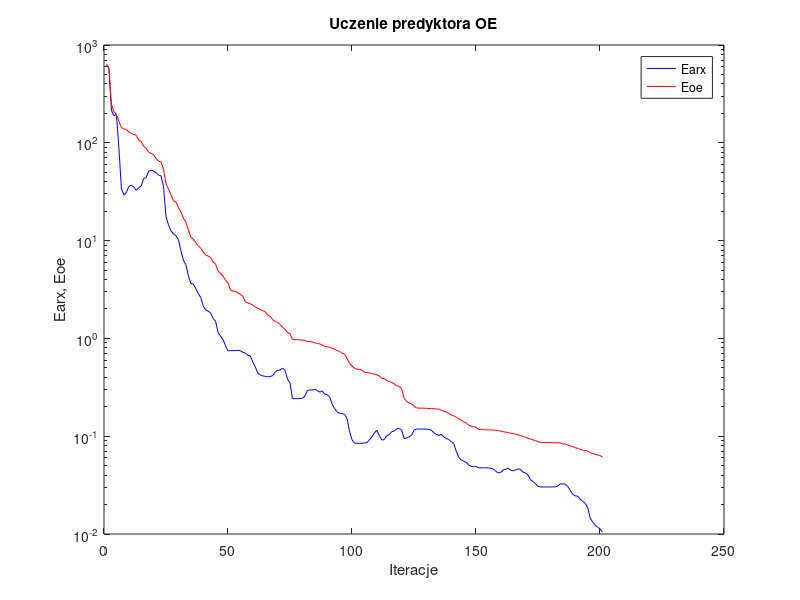
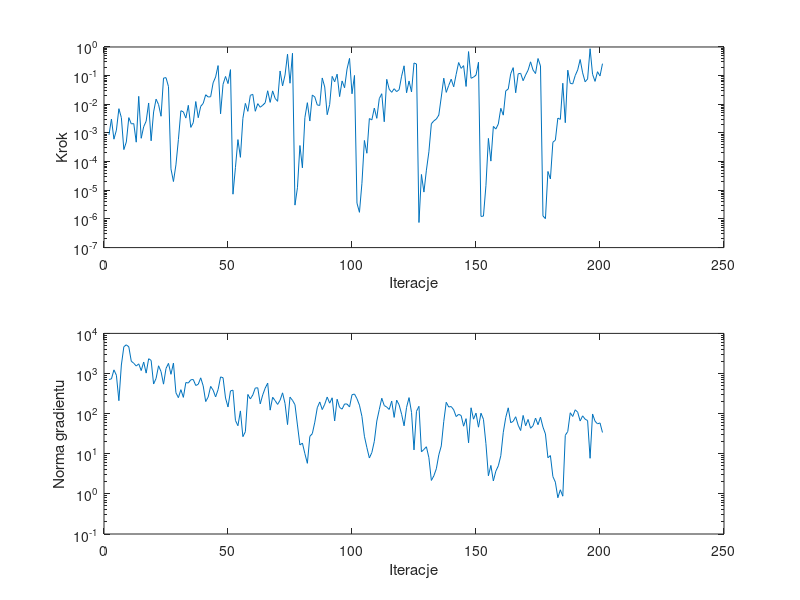

Write MATLAB code to recreate these figures, in order.
%uczenie predyktora oe
clear all;
n=0; farx(n+1)=6.308296e+002; foe(n+1)=6.248839e+002; wspucz(n+1)=0.000000e+000; ng(n+1)=0.000000e+000;
%odnowa zmiennej metryki
n=1; farx(n+1)=5.774898e+002; foe(n+1)=5.820845e+002; krok(n+1)=8.566255e-004; ng(n+1)=7.098093e+002;
n=2; farx(n+1)=2.148289e+002; foe(n+1)=2.461157e+002; krok(n+1)=3.065383e-003; ng(n+1)=7.349584e+002;
n=3; farx(n+1)=1.894594e+002; foe(n+1)=2.077040e+002; krok(n+1)=6.064990e-004; ng(n+1)=1.233616e+003;
n=4; farx(n+1)=1.945612e+002; foe(n+1)=1.946164e+002; krok(n+1)=1.255562e-003; ng(n+1)=9.056178e+002;
n=5; farx(n+1)=8.951008e+001; foe(n+1)=1.668000e+002; krok(n+1)=7.032104e-003; ng(n+1)=2.103765e+002;
n=6; farx(n+1)=3.446159e+001; foe(n+1)=1.434879e+002; krok(n+1)=3.427028e-003; ng(n+1)=1.629437e+003;
n=7; farx(n+1)=2.924173e+001; foe(n+1)=1.382347e+002; krok(n+1)=2.630324e-004; ng(n+1)=4.648108e+003;
n=8; farx(n+1)=3.102284e+001; foe(n+1)=1.374101e+002; krok(n+1)=4.850121e-004; ng(n+1)=5.192568e+003;
n=9; farx(n+1)=3.563337e+001; foe(n+1)=1.290775e+002; krok(n+1)=3.427028e-003; ng(n+1)=4.629617e+003;
n=10; farx(n+1)=3.698202e+001; foe(n+1)=1.246112e+002; krok(n+1)=2.075244e-003; ng(n+1)=2.027325e+003;
n=11; farx(n+1)=3.537935e+001; foe(n+1)=1.218426e+002; krok(n+1)=2.117795e-003; ng(n+1)=1.798874e+003;
n=12; farx(n+1)=3.269685e+001; foe(n+1)=1.192316e+002; krok(n+1)=4.770094e-004; ng(n+1)=1.537195e+003;
n=13; farx(n+1)=3.470746e+001; foe(n+1)=1.063543e+002; krok(n+1)=1.895365e-002; ng(n+1)=1.742434e+003;
n=14; farx(n+1)=3.618344e+001; foe(n+1)=1.036943e+002; krok(n+1)=6.518015e-004; ng(n+1)=1.184674e+003;
n=15; farx(n+1)=4.312530e+001; foe(n+1)=9.194715e+001; krok(n+1)=1.651654e-003; ng(n+1)=1.934885e+003;
n=16; farx(n+1)=4.389019e+001; foe(n+1)=8.797915e+001; krok(n+1)=2.583925e-003; ng(n+1)=1.023675e+003;
n=17; farx(n+1)=5.133806e+001; foe(n+1)=8.000471e+001; krok(n+1)=1.111520e-002; ng(n+1)=2.335759e+003;
n=18; farx(n+1)=5.258302e+001; foe(n+1)=7.797852e+001; krok(n+1)=5.326130e-004; ng(n+1)=2.125797e+003;
n=19; farx(n+1)=5.156273e+001; foe(n+1)=7.539036e+001; krok(n+1)=5.402185e-003; ng(n+1)=5.469173e+002;
n=20; farx(n+1)=4.937548e+001; foe(n+1)=6.908798e+001; krok(n+1)=1.511435e-002; ng(n+1)=7.566260e+002;
n=21; farx(n+1)=4.677646e+001; foe(n+1)=6.479375e+001; krok(n+1)=9.802103e-003; ng(n+1)=1.558977e+003;
n=22; farx(n+1)=4.585066e+001; foe(n+1)=6.368036e+001; krok(n+1)=3.830473e-003; ng(n+1)=1.113949e+003;
n=23; farx(n+1)=3.559297e+001; foe(n+1)=5.363675e+001; krok(n+1)=8.205256e-002; ng(n+1)=5.433532e+002;
n=24; farx(n+1)=1.757465e+001; foe(n+1)=3.791013e+001; krok(n+1)=8.512166e-002; ng(n+1)=1.334859e+003;
n=25; farx(n+1)=1.450163e+001; foe(n+1)=3.380317e+001; krok(n+1)=4.138946e-002; ng(n+1)=1.791255e+003;
%odnowa zmiennej metryki
n=26; farx(n+1)=1.261475e+001; foe(n+1)=2.945000e+001; krok(n+1)=5.595815e-005; ng(n+1)=9.560883e+002;
n=27; farx(n+1)=1.172145e+001; foe(n+1)=2.547367e+001; krok(n+1)=2.018691e-005; ng(n+1)=1.818504e+003;
n=28; farx(n+1)=1.124028e+001; foe(n+1)=2.478611e+001; krok(n+1)=7.680072e-005; ng(n+1)=3.314433e+002;
n=29; farx(n+1)=1.019255e+001; foe(n+1)=2.188549e+001; krok(n+1)=5.871034e-004; ng(n+1)=2.502318e+002;
n=30; farx(n+1)=7.892519e+000; foe(n+1)=1.965072e+001; krok(n+1)=5.967857e-003; ng(n+1)=3.959174e+002;
n=31; farx(n+1)=6.303303e+000; foe(n+1)=1.697845e+001; krok(n+1)=5.445782e-003; ng(n+1)=2.544573e+002;
n=32; farx(n+1)=5.689718e+000; foe(n+1)=1.544606e+001; krok(n+1)=3.303309e-003; ng(n+1)=5.968325e+002;
n=33; farx(n+1)=4.388892e+000; foe(n+1)=1.295248e+001; krok(n+1)=9.210884e-003; ng(n+1)=5.798998e+002;
n=34; farx(n+1)=3.653968e+000; foe(n+1)=1.079293e+001; krok(n+1)=1.564230e-003; ng(n+1)=6.969577e+002;
n=35; farx(n+1)=3.588642e+000; foe(n+1)=1.038684e+001; krok(n+1)=2.293768e-003; ng(n+1)=7.081296e+002;
n=36; farx(n+1)=3.225374e+000; foe(n+1)=9.506376e+000; krok(n+1)=1.248857e-002; ng(n+1)=5.026396e+002;
n=37; farx(n+1)=2.871096e+000; foe(n+1)=8.854485e+000; krok(n+1)=3.411474e-003; ng(n+1)=5.398152e+002;
n=38; farx(n+1)=2.626638e+000; foe(n+1)=8.367906e+000; krok(n+1)=8.518466e-003; ng(n+1)=7.807478e+002;
n=39; farx(n+1)=2.151297e+000; foe(n+1)=7.642681e+000; krok(n+1)=1.073668e-002; ng(n+1)=4.905758e+002;
n=40; farx(n+1)=1.953353e+000; foe(n+1)=7.102900e+000; krok(n+1)=2.152696e-002; ng(n+1)=2.001295e+002;
n=41; farx(n+1)=1.899811e+000; foe(n+1)=6.950249e+000; krok(n+1)=1.799391e-002; ng(n+1)=2.591150e+002;
n=42; farx(n+1)=1.819603e+000; foe(n+1)=6.748562e+000; krok(n+1)=1.835014e-002; ng(n+1)=4.773369e+002;
n=43; farx(n+1)=1.601821e+000; foe(n+1)=6.046515e+000; krok(n+1)=5.625683e-002; ng(n+1)=3.851517e+002;
n=44; farx(n+1)=1.496574e+000; foe(n+1)=5.741519e+000; krok(n+1)=8.973423e-002; ng(n+1)=2.608772e+002;
n=45; farx(n+1)=1.148516e+000; foe(n+1)=4.885964e+000; krok(n+1)=2.242518e-001; ng(n+1)=3.973195e+002;
n=46; farx(n+1)=1.052098e+000; foe(n+1)=4.625586e+000; krok(n+1)=4.658555e-003; ng(n+1)=8.234960e+002;
n=47; farx(n+1)=9.715900e-001; foe(n+1)=4.333233e+000; krok(n+1)=4.973429e-002; ng(n+1)=7.845970e+002;
n=48; farx(n+1)=8.405414e-001; foe(n+1)=3.930111e+000; krok(n+1)=9.363811e-002; ng(n+1)=2.451540e+002;
n=49; farx(n+1)=7.456867e-001; foe(n+1)=3.689501e+000; krok(n+1)=5.285294e-002; ng(n+1)=1.467068e+002;
n=50; farx(n+1)=7.540766e-001; foe(n+1)=3.114681e+000; krok(n+1)=1.620110e-001; ng(n+1)=3.684513e+002;
%odnowa zmiennej metryki
n=51; farx(n+1)=7.509948e-001; foe(n+1)=3.041796e+000; krok(n+1)=7.303802e-006; ng(n+1)=3.853659e+002;
n=52; farx(n+1)=7.492363e-001; foe(n+1)=3.026830e+000; krok(n+1)=6.234382e-005; ng(n+1)=6.768164e+001;
n=53; farx(n+1)=7.559257e-001; foe(n+1)=2.928114e+000; krok(n+1)=5.866231e-004; ng(n+1)=4.998072e+001;
n=54; farx(n+1)=7.474007e-001; foe(n+1)=2.814945e+000; krok(n+1)=1.410971e-004; ng(n+1)=1.169322e+002;
n=55; farx(n+1)=7.208984e-001; foe(n+1)=2.699155e+000; krok(n+1)=3.225080e-003; ng(n+1)=2.667260e+001;
n=56; farx(n+1)=7.084863e-001; foe(n+1)=2.355026e+000; krok(n+1)=1.076348e-002; ng(n+1)=3.547292e+001;
n=57; farx(n+1)=6.740195e-001; foe(n+1)=2.300160e+000; krok(n+1)=5.680993e-003; ng(n+1)=3.008834e+002;
n=58; farx(n+1)=6.608164e-001; foe(n+1)=2.265587e+000; krok(n+1)=2.054980e-002; ng(n+1)=2.321297e+002;
n=59; farx(n+1)=5.745655e-001; foe(n+1)=2.177430e+000; krok(n+1)=2.223039e-002; ng(n+1)=2.924999e+002;
n=60; farx(n+1)=5.114645e-001; foe(n+1)=2.103934e+000; krok(n+1)=5.711090e-003; ng(n+1)=4.357429e+002;
n=61; farx(n+1)=4.444469e-001; foe(n+1)=2.024986e+000; krok(n+1)=1.053841e-002; ng(n+1)=4.407022e+002;
n=62; farx(n+1)=4.235707e-001; foe(n+1)=1.968589e+000; krok(n+1)=7.883344e-003; ng(n+1)=1.747481e+002;
n=63; farx(n+1)=4.138016e-001; foe(n+1)=1.919613e+000; krok(n+1)=9.258382e-003; ng(n+1)=2.935764e+002;
n=64; farx(n+1)=4.091666e-001; foe(n+1)=1.877434e+000; krok(n+1)=1.129495e-002; ng(n+1)=4.326941e+002;
n=65; farx(n+1)=4.052978e-001; foe(n+1)=1.729257e+000; krok(n+1)=2.967304e-002; ng(n+1)=5.754816e+002;
n=66; farx(n+1)=4.065651e-001; foe(n+1)=1.685297e+000; krok(n+1)=1.165911e-002; ng(n+1)=1.222294e+002;
n=67; farx(n+1)=4.170112e-001; foe(n+1)=1.562155e+000; krok(n+1)=2.936823e-002; ng(n+1)=2.561912e+002;
n=68; farx(n+1)=4.522133e-001; foe(n+1)=1.481688e+000; krok(n+1)=1.610734e-002; ng(n+1)=2.110051e+002;
n=69; farx(n+1)=4.720983e-001; foe(n+1)=1.463661e+000; krok(n+1)=1.269968e-002; ng(n+1)=1.697776e+002;
n=70; farx(n+1)=4.744319e-001; foe(n+1)=1.386828e+000; krok(n+1)=1.453256e-001; ng(n+1)=2.158519e+002;
n=71; farx(n+1)=4.973689e-001; foe(n+1)=1.296298e+000; krok(n+1)=4.388300e-002; ng(n+1)=3.299931e+002;
n=72; farx(n+1)=4.713550e-001; foe(n+1)=1.240918e+000; krok(n+1)=1.057059e-001; ng(n+1)=1.787887e+002;
n=73; farx(n+1)=3.818625e-001; foe(n+1)=1.146438e+000; krok(n+1)=5.600723e-001; ng(n+1)=5.333073e+001;
n=74; farx(n+1)=3.504834e-001; foe(n+1)=1.119569e+000; krok(n+1)=5.440189e-002; ng(n+1)=2.581188e+002;
n=75; farx(n+1)=2.422213e-001; foe(n+1)=9.760442e-001; krok(n+1)=6.034212e-001; ng(n+1)=2.147920e+002;
%odnowa zmiennej metryki
n=76; farx(n+1)=2.421765e-001; foe(n+1)=9.714860e-001; krok(n+1)=3.035143e-006; ng(n+1)=1.671931e+002;
n=77; farx(n+1)=2.420912e-001; foe(n+1)=9.698696e-001; krok(n+1)=1.226836e-005; ng(n+1)=5.216565e+001;
n=78; farx(n+1)=2.430058e-001; foe(n+1)=9.649122e-001; krok(n+1)=3.643336e-004; ng(n+1)=1.653571e+001;
n=79; farx(n+1)=2.437621e-001; foe(n+1)=9.637009e-001; krok(n+1)=6.078783e-005; ng(n+1)=1.845263e+001;
n=80; farx(n+1)=2.570483e-001; foe(n+1)=9.468581e-001; krok(n+1)=3.427028e-003; ng(n+1)=1.006147e+001;
n=81; farx(n+1)=2.927537e-001; foe(n+1)=9.306920e-001; krok(n+1)=1.138980e-002; ng(n+1)=5.776444e+000;
n=82; farx(n+1)=2.975426e-001; foe(n+1)=9.279520e-001; krok(n+1)=2.607264e-003; ng(n+1)=2.711549e+001;
n=83; farx(n+1)=2.961542e-001; foe(n+1)=9.194003e-001; krok(n+1)=2.113198e-002; ng(n+1)=3.170964e+001;
n=84; farx(n+1)=3.027683e-001; foe(n+1)=9.006087e-001; krok(n+1)=1.797739e-002; ng(n+1)=6.132174e+001;
n=85; farx(n+1)=2.920050e-001; foe(n+1)=8.870595e-001; krok(n+1)=9.466059e-003; ng(n+1)=1.402614e+002;
n=86; farx(n+1)=2.822232e-001; foe(n+1)=8.796497e-001; krok(n+1)=9.127324e-003; ng(n+1)=1.956811e+002;
n=87; farx(n+1)=2.902777e-001; foe(n+1)=8.554431e-001; krok(n+1)=8.298877e-002; ng(n+1)=1.261945e+002;
n=88; farx(n+1)=2.694716e-001; foe(n+1)=8.318892e-001; krok(n+1)=4.028924e-002; ng(n+1)=1.714291e+002;
n=89; farx(n+1)=2.664614e-001; foe(n+1)=8.194669e-001; krok(n+1)=4.336062e-003; ng(n+1)=2.592316e+002;
n=90; farx(n+1)=2.519202e-001; foe(n+1)=8.136537e-001; krok(n+1)=9.907068e-003; ng(n+1)=1.824703e+002;
n=91; farx(n+1)=2.130835e-001; foe(n+1)=7.902529e-001; krok(n+1)=9.431389e-002; ng(n+1)=2.482286e+002;
n=92; farx(n+1)=1.916640e-001; foe(n+1)=7.747594e-001; krok(n+1)=6.101054e-002; ng(n+1)=6.578824e+001;
n=93; farx(n+1)=1.769726e-001; foe(n+1)=7.520400e-001; krok(n+1)=1.125137e-001; ng(n+1)=2.285623e+002;
n=94; farx(n+1)=1.715185e-001; foe(n+1)=7.353781e-001; krok(n+1)=1.859958e-002; ng(n+1)=1.427840e+002;
n=95; farx(n+1)=1.703843e-001; foe(n+1)=7.048564e-001; krok(n+1)=6.533169e-002; ng(n+1)=1.293824e+002;
n=96; farx(n+1)=1.675460e-001; foe(n+1)=6.885757e-001; krok(n+1)=3.778964e-002; ng(n+1)=1.741155e+002;
n=97; farx(n+1)=1.511489e-001; foe(n+1)=6.243417e-001; krok(n+1)=1.702433e-001; ng(n+1)=1.736106e+002;
n=98; farx(n+1)=1.125365e-001; foe(n+1)=5.523161e-001; krok(n+1)=4.003408e-001; ng(n+1)=1.464798e+002;
n=99; farx(n+1)=9.209456e-002; foe(n+1)=5.228905e-001; krok(n+1)=2.327615e-002; ng(n+1)=2.957332e+002;
n=100; farx(n+1)=8.489148e-002; foe(n+1)=4.947424e-001; krok(n+1)=1.016482e-001; ng(n+1)=3.081254e+002;
%odnowa zmiennej metryki
n=101; farx(n+1)=8.451636e-002; foe(n+1)=4.841114e-001; krok(n+1)=3.566522e-006; ng(n+1)=2.353463e+002;
n=102; farx(n+1)=8.448110e-002; foe(n+1)=4.809949e-001; krok(n+1)=1.702097e-006; ng(n+1)=1.628413e+002;
n=103; farx(n+1)=8.457933e-002; foe(n+1)=4.742202e-001; krok(n+1)=1.755604e-005; ng(n+1)=8.549446e+001;
n=104; farx(n+1)=8.548055e-002; foe(n+1)=4.510379e-001; krok(n+1)=5.469456e-004; ng(n+1)=2.730439e+001;
n=105; farx(n+1)=8.586806e-002; foe(n+1)=4.488922e-001; krok(n+1)=1.959760e-004; ng(n+1)=1.424783e+001;
n=106; farx(n+1)=9.157407e-002; foe(n+1)=4.430403e-001; krok(n+1)=3.185728e-003; ng(n+1)=7.841137e+000;
n=107; farx(n+1)=9.803328e-002; foe(n+1)=4.377972e-001; krok(n+1)=2.855545e-003; ng(n+1)=1.072003e+001;
n=108; farx(n+1)=1.080307e-001; foe(n+1)=4.309025e-001; krok(n+1)=7.385876e-003; ng(n+1)=2.044610e+001;
n=109; farx(n+1)=1.150456e-001; foe(n+1)=4.249562e-001; krok(n+1)=3.242576e-003; ng(n+1)=6.530891e+001;
n=110; farx(n+1)=1.021019e-001; foe(n+1)=4.125052e-001; krok(n+1)=1.576846e-002; ng(n+1)=1.264277e+002;
n=111; farx(n+1)=9.153756e-002; foe(n+1)=3.929795e-001; krok(n+1)=2.340953e-002; ng(n+1)=2.419923e+002;
n=112; farx(n+1)=9.224827e-002; foe(n+1)=3.883622e-001; krok(n+1)=2.463242e-003; ng(n+1)=1.593047e+002;
n=113; farx(n+1)=1.010592e-001; foe(n+1)=3.705605e-001; krok(n+1)=7.437068e-002; ng(n+1)=1.457625e+002;
n=114; farx(n+1)=1.040022e-001; foe(n+1)=3.617346e-001; krok(n+1)=3.353295e-002; ng(n+1)=1.271960e+002;
n=115; farx(n+1)=1.110430e-001; foe(n+1)=3.553277e-001; krok(n+1)=2.618049e-002; ng(n+1)=2.059742e+002;
n=116; farx(n+1)=1.130056e-001; foe(n+1)=3.436056e-001; krok(n+1)=3.497807e-002; ng(n+1)=8.060322e+001;
n=117; farx(n+1)=1.191825e-001; foe(n+1)=3.278658e-001; krok(n+1)=2.768235e-002; ng(n+1)=2.169917e+002;
n=118; farx(n+1)=1.199390e-001; foe(n+1)=3.225007e-001; krok(n+1)=3.229291e-002; ng(n+1)=1.652557e+002;
n=119; farx(n+1)=1.162636e-001; foe(n+1)=3.075182e-001; krok(n+1)=9.563284e-002; ng(n+1)=9.669840e+001;
n=120; farx(n+1)=9.493768e-002; foe(n+1)=2.440662e-001; krok(n+1)=2.203117e-001; ng(n+1)=4.968688e+001;
n=121; farx(n+1)=9.569751e-002; foe(n+1)=2.269974e-001; krok(n+1)=2.527804e-002; ng(n+1)=1.433426e+002;
n=122; farx(n+1)=9.870059e-002; foe(n+1)=2.180670e-001; krok(n+1)=6.504518e-002; ng(n+1)=2.509054e+002;
n=123; farx(n+1)=1.022914e-001; foe(n+1)=2.151213e-001; krok(n+1)=2.698544e-002; ng(n+1)=1.073450e+002;
n=124; farx(n+1)=1.149805e-001; foe(n+1)=2.019317e-001; krok(n+1)=2.762929e-001; ng(n+1)=1.248218e+001;
n=125; farx(n+1)=1.184395e-001; foe(n+1)=1.949782e-001; krok(n+1)=2.554195e-001; ng(n+1)=1.144562e+002;
%odnowa zmiennej metryki
n=126; farx(n+1)=1.184497e-001; foe(n+1)=1.937928e-001; krok(n+1)=7.507319e-007; ng(n+1)=1.521632e+002;
n=127; farx(n+1)=1.183347e-001; foe(n+1)=1.935368e-001; krok(n+1)=3.565361e-005; ng(n+1)=1.118649e+001;
n=128; farx(n+1)=1.182874e-001; foe(n+1)=1.934428e-001; krok(n+1)=8.648025e-006; ng(n+1)=1.281703e+001;
n=129; farx(n+1)=1.179972e-001; foe(n+1)=1.926793e-001; krok(n+1)=5.039187e-005; ng(n+1)=1.494359e+001;
n=130; farx(n+1)=1.174790e-001; foe(n+1)=1.920854e-001; krok(n+1)=2.196646e-004; ng(n+1)=7.998136e+000;
n=131; farx(n+1)=1.153307e-001; foe(n+1)=1.916446e-001; krok(n+1)=2.095809e-003; ng(n+1)=2.161499e+000;
n=132; farx(n+1)=1.083913e-001; foe(n+1)=1.906389e-001; krok(n+1)=2.641497e-003; ng(n+1)=2.823434e+000;
n=133; farx(n+1)=1.041228e-001; foe(n+1)=1.898732e-001; krok(n+1)=3.059399e-003; ng(n+1)=4.220548e+000;
n=134; farx(n+1)=1.018569e-001; foe(n+1)=1.890904e-001; krok(n+1)=4.201739e-003; ng(n+1)=9.369719e+000;
n=135; farx(n+1)=1.046108e-001; foe(n+1)=1.846298e-001; krok(n+1)=1.799391e-002; ng(n+1)=1.568738e+001;
n=136; farx(n+1)=9.815234e-002; foe(n+1)=1.801327e-001; krok(n+1)=8.155575e-002; ng(n+1)=6.408923e+001;
n=137; farx(n+1)=9.466089e-002; foe(n+1)=1.769861e-001; krok(n+1)=2.606636e-002; ng(n+1)=1.921643e+002;
n=138; farx(n+1)=9.268156e-002; foe(n+1)=1.710582e-001; krok(n+1)=4.568872e-002; ng(n+1)=1.463706e+002;
n=139; farx(n+1)=8.773982e-002; foe(n+1)=1.646608e-001; krok(n+1)=7.527621e-002; ng(n+1)=1.502393e+002;
n=140; farx(n+1)=8.442833e-002; foe(n+1)=1.622416e-001; krok(n+1)=4.076532e-002; ng(n+1)=1.246367e+002;
n=141; farx(n+1)=7.054975e-002; foe(n+1)=1.562419e-001; krok(n+1)=1.107294e-001; ng(n+1)=8.446606e+001;
n=142; farx(n+1)=6.107900e-002; foe(n+1)=1.505829e-001; krok(n+1)=2.868466e-001; ng(n+1)=9.607718e+001;
n=143; farx(n+1)=5.722013e-002; foe(n+1)=1.462954e-001; krok(n+1)=1.794664e-001; ng(n+1)=8.997395e+001;
n=144; farx(n+1)=5.539573e-002; foe(n+1)=1.402570e-001; krok(n+1)=2.233908e-001; ng(n+1)=4.864076e+001;
n=145; farx(n+1)=5.417501e-002; foe(n+1)=1.376584e-001; krok(n+1)=4.194258e-002; ng(n+1)=7.500966e+001;
n=146; farx(n+1)=5.081281e-002; foe(n+1)=1.293509e-001; krok(n+1)=6.912919e-001; ng(n+1)=1.873320e+001;
n=147; farx(n+1)=4.925957e-002; foe(n+1)=1.270691e-001; krok(n+1)=8.100548e-002; ng(n+1)=1.399443e+002;
n=148; farx(n+1)=4.876328e-002; foe(n+1)=1.250957e-001; krok(n+1)=8.877087e-002; ng(n+1)=7.282179e+001;
n=149; farx(n+1)=4.902340e-002; foe(n+1)=1.231232e-001; krok(n+1)=1.044603e-001; ng(n+1)=1.030148e+002;
n=150; farx(n+1)=4.748990e-002; foe(n+1)=1.177329e-001; krok(n+1)=2.936023e-001; ng(n+1)=4.594230e+001;
%odnowa zmiennej metryki
n=151; farx(n+1)=4.748471e-002; foe(n+1)=1.169719e-001; krok(n+1)=1.226091e-006; ng(n+1)=1.025971e+002;
n=152; farx(n+1)=4.749204e-002; foe(n+1)=1.165679e-001; krok(n+1)=1.254440e-006; ng(n+1)=7.234752e+001;
n=153; farx(n+1)=4.752689e-002; foe(n+1)=1.163137e-001; krok(n+1)=1.438760e-005; ng(n+1)=1.788133e+001;
n=154; farx(n+1)=4.724821e-002; foe(n+1)=1.160272e-001; krok(n+1)=6.459813e-004; ng(n+1)=2.823566e+000;
n=155; farx(n+1)=4.709967e-002; foe(n+1)=1.159001e-001; krok(n+1)=1.042068e-004; ng(n+1)=5.121996e+000;
n=156; farx(n+1)=4.620844e-002; foe(n+1)=1.156210e-001; krok(n+1)=1.695208e-003; ng(n+1)=2.103043e+000;
n=157; farx(n+1)=4.367322e-002; foe(n+1)=1.148040e-001; krok(n+1)=1.369522e-003; ng(n+1)=3.688067e+000;
n=158; farx(n+1)=4.218434e-002; foe(n+1)=1.140700e-001; krok(n+1)=2.059282e-003; ng(n+1)=5.008584e+000;
n=159; farx(n+1)=4.268775e-002; foe(n+1)=1.125633e-001; krok(n+1)=7.251821e-003; ng(n+1)=8.925913e+000;
n=160; farx(n+1)=4.539505e-002; foe(n+1)=1.110244e-001; krok(n+1)=4.184278e-003; ng(n+1)=3.420250e+001;
n=161; farx(n+1)=4.590038e-002; foe(n+1)=1.101646e-001; krok(n+1)=2.946581e-002; ng(n+1)=8.064831e+001;
n=162; farx(n+1)=4.717105e-002; foe(n+1)=1.086566e-001; krok(n+1)=3.407387e-002; ng(n+1)=1.395674e+002;
n=163; farx(n+1)=4.468567e-002; foe(n+1)=1.072589e-001; krok(n+1)=1.174729e-001; ng(n+1)=5.929620e+001;
n=164; farx(n+1)=4.443359e-002; foe(n+1)=1.058826e-001; krok(n+1)=1.902702e-001; ng(n+1)=6.457593e+001;
n=165; farx(n+1)=4.514307e-002; foe(n+1)=1.052957e-001; krok(n+1)=2.527804e-002; ng(n+1)=8.370905e+001;
n=166; farx(n+1)=4.635544e-002; foe(n+1)=1.033599e-001; krok(n+1)=1.158784e-001; ng(n+1)=5.156012e+001;
n=167; farx(n+1)=4.563280e-002; foe(n+1)=1.014894e-001; krok(n+1)=1.204927e-001; ng(n+1)=3.790470e+001;
n=168; farx(n+1)=4.290437e-002; foe(n+1)=9.887338e-002; krok(n+1)=6.659180e-002; ng(n+1)=9.023001e+001;
n=169; farx(n+1)=4.217251e-002; foe(n+1)=9.775349e-002; krok(n+1)=1.047220e-001; ng(n+1)=4.979169e+001;
n=170; farx(n+1)=4.008680e-002; foe(n+1)=9.518774e-002; krok(n+1)=1.550419e-001; ng(n+1)=7.160374e+001;
n=171; farx(n+1)=3.577162e-002; foe(n+1)=9.342833e-002; krok(n+1)=3.035583e-001; ng(n+1)=4.322562e+001;
n=172; farx(n+1)=3.442356e-002; foe(n+1)=9.165850e-002; krok(n+1)=1.565452e-001; ng(n+1)=4.994078e+001;
n=173; farx(n+1)=3.267068e-002; foe(n+1)=8.975836e-002; krok(n+1)=1.185480e-001; ng(n+1)=7.755703e+001;
n=174; farx(n+1)=3.070569e-002; foe(n+1)=8.806603e-002; krok(n+1)=3.963116e-001; ng(n+1)=5.302241e+001;
n=175; farx(n+1)=3.025754e-002; foe(n+1)=8.651388e-002; krok(n+1)=2.176811e-001; ng(n+1)=8.163322e+001;
%odnowa zmiennej metryki
n=176; farx(n+1)=3.025858e-002; foe(n+1)=8.635544e-002; krok(n+1)=1.270519e-006; ng(n+1)=4.621756e+001;
n=177; farx(n+1)=3.025537e-002; foe(n+1)=8.628367e-002; krok(n+1)=1.023344e-006; ng(n+1)=3.114978e+001;
n=178; farx(n+1)=3.024354e-002; foe(n+1)=8.611194e-002; krok(n+1)=4.532526e-005; ng(n+1)=7.957241e+000;
n=179; farx(n+1)=3.026415e-002; foe(n+1)=8.601835e-002; krok(n+1)=2.481646e-005; ng(n+1)=9.013805e+000;
n=180; farx(n+1)=3.029711e-002; foe(n+1)=8.583413e-002; krok(n+1)=4.753845e-004; ng(n+1)=2.705427e+000;
n=181; farx(n+1)=3.040627e-002; foe(n+1)=8.573240e-002; krok(n+1)=5.602042e-004; ng(n+1)=1.961605e+000;
n=182; farx(n+1)=3.094976e-002; foe(n+1)=8.563136e-002; krok(n+1)=3.303815e-003; ng(n+1)=8.010085e-001;
n=183; farx(n+1)=3.258763e-002; foe(n+1)=8.538293e-002; krok(n+1)=2.983603e-003; ng(n+1)=1.265556e+000;
n=184; farx(n+1)=3.245881e-002; foe(n+1)=8.344750e-002; krok(n+1)=5.440189e-002; ng(n+1)=8.762222e-001;
n=185; farx(n+1)=3.237431e-002; foe(n+1)=8.320198e-002; krok(n+1)=2.282102e-003; ng(n+1)=2.886837e+001;
n=186; farx(n+1)=3.057216e-002; foe(n+1)=8.150804e-002; krok(n+1)=1.551821e-001; ng(n+1)=3.589066e+001;
n=187; farx(n+1)=2.801200e-002; foe(n+1)=7.966867e-002; krok(n+1)=5.387784e-002; ng(n+1)=1.051792e+002;
n=188; farx(n+1)=2.541962e-002; foe(n+1)=7.839424e-002; krok(n+1)=5.160128e-002; ng(n+1)=8.493293e+001;
n=189; farx(n+1)=2.456606e-002; foe(n+1)=7.623882e-002; krok(n+1)=1.003991e-001; ng(n+1)=1.246626e+002;
n=190; farx(n+1)=2.431913e-002; foe(n+1)=7.524453e-002; krok(n+1)=1.585131e-001; ng(n+1)=1.084355e+002;
n=191; farx(n+1)=2.268896e-002; foe(n+1)=7.333096e-002; krok(n+1)=3.655097e-001; ng(n+1)=6.557891e+001;
n=192; farx(n+1)=2.163488e-002; foe(n+1)=7.194959e-002; krok(n+1)=1.249482e-001; ng(n+1)=8.812796e+001;
n=193; farx(n+1)=2.064113e-002; foe(n+1)=7.140203e-002; krok(n+1)=6.105720e-002; ng(n+1)=7.275474e+001;
n=194; farx(n+1)=1.877277e-002; foe(n+1)=7.062876e-002; krok(n+1)=7.672268e-002; ng(n+1)=6.723360e+001;
n=195; farx(n+1)=1.466891e-002; foe(n+1)=6.782784e-002; krok(n+1)=8.707243e-001; ng(n+1)=7.712034e+000;
n=196; farx(n+1)=1.328017e-002; foe(n+1)=6.658913e-002; krok(n+1)=1.112197e-001; ng(n+1)=9.808065e+001;
n=197; farx(n+1)=1.239741e-002; foe(n+1)=6.527214e-002; krok(n+1)=6.306675e-002; ng(n+1)=6.474271e+001;
n=198; farx(n+1)=1.171888e-002; foe(n+1)=6.419986e-002; krok(n+1)=1.372911e-001; ng(n+1)=5.566915e+001;
n=199; farx(n+1)=1.131547e-002; foe(n+1)=6.357997e-002; krok(n+1)=9.714883e-002; ng(n+1)=5.872441e+001;
n=200; farx(n+1)=1.043077e-002; foe(n+1)=6.123815e-002; krok(n+1)=2.617897e-001; ng(n+1)=3.391790e+001;

figure; semilogy(farx,'b'); hold on; semilogy(foe,'r'); xlabel('Iteracje'); ylabel('Earx, Eoe'); legend('Earx','Eoe'); title('Uczenie predyktora OE');
figure; subplot(2,1,1); semilogy(krok); xlabel('Iteracje'); ylabel('Krok');
subplot(2,1,2); semilogy(ng); xlabel('Iteracje'); ylabel('Norma gradientu');
Earx=farx(n+1)
Eoe=foe(n+1)
